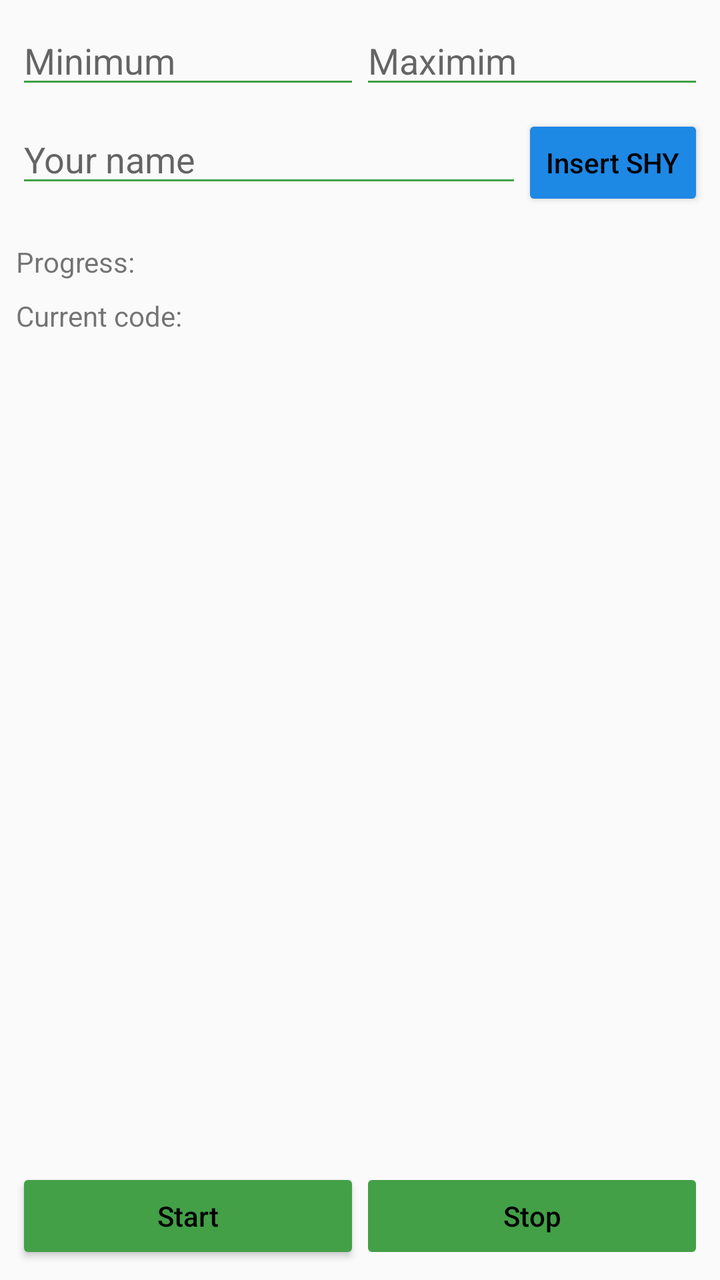
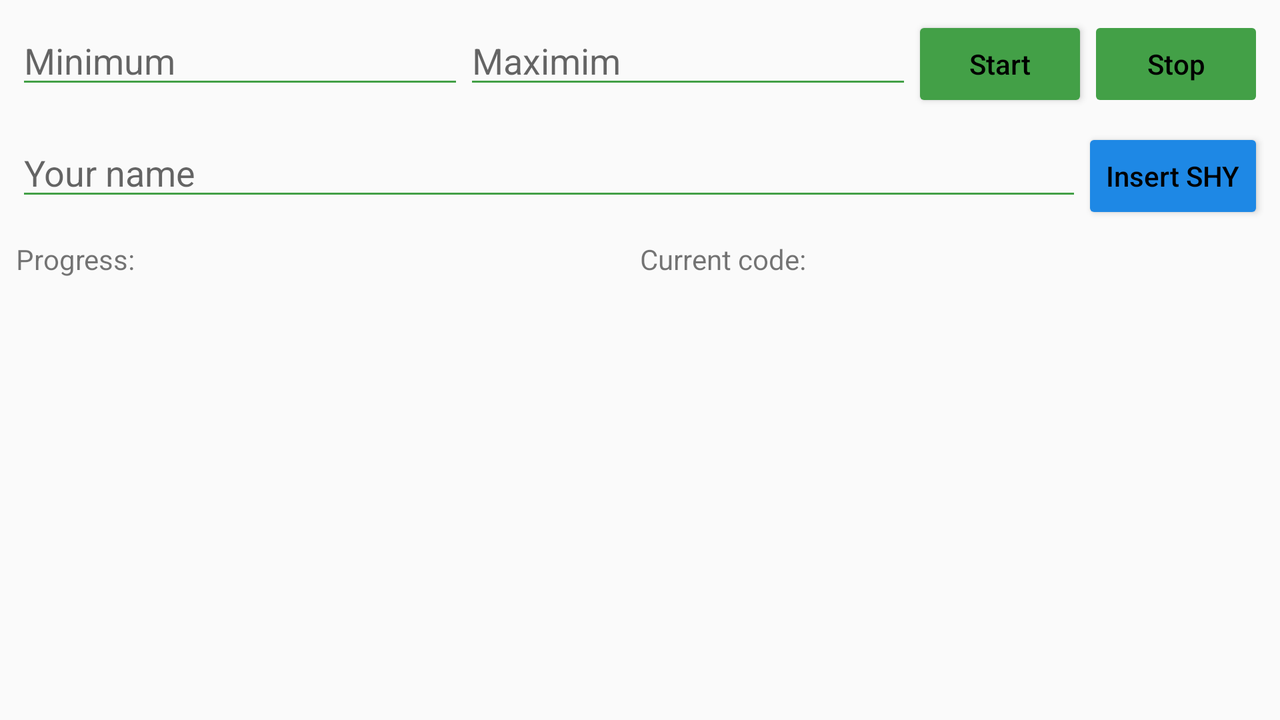

An Android layout and its configuration variant, each rendered on a device that would load it. The default file and the variant file are quoted in full after the pictures.
<!-- AndroidManifest.xml: application theme AppTheme -->
<!-- res/layout/activity_brute.xml -->
<?xml version="1.0" encoding="utf-8"?>
<androidx.constraintlayout.widget.ConstraintLayout xmlns:android="http://schemas.android.com/apk/res/android"
    xmlns:app="http://schemas.android.com/apk/res-auto"
    xmlns:tools="http://schemas.android.com/tools"
    android:layout_width="match_parent"
    android:layout_height="match_parent"
    android:padding="4dp"
    tools:context=".activity.BruteActivity">

    <LinearLayout
        android:id="@+id/layout_code_constraints"
        android:layout_width="0dp"
        android:layout_height="wrap_content"
        android:orientation="horizontal"
        android:padding="4dp"

        app:layout_constraintEnd_toEndOf="parent"
        app:layout_constraintStart_toStartOf="parent"
        app:layout_constraintTop_toTopOf="parent">

        <EditText
            android:id="@+id/edit_code_start"
            android:layout_width="0dp"
            android:layout_height="wrap_content"
            android:layout_weight="1"
            android:backgroundTint="@color/primary"
            android:hint="@string/edit_code_start"
            android:inputType="number" />

        <EditText
            android:id="@+id/edit_code_end"
            android:layout_width="0dp"
            android:layout_height="wrap_content"
            android:layout_weight="1"
            android:backgroundTint="@color/primary"
            android:hint="@string/edit_code_end"
            android:inputType="number" />

    </LinearLayout>

    <LinearLayout
        android:id="@+id/layout_name"
        android:layout_width="0dp"
        android:layout_height="wrap_content"
        android:orientation="horizontal"
        android:padding="4dp"

        app:layout_constraintEnd_toEndOf="parent"
        app:layout_constraintStart_toStartOf="parent"
        app:layout_constraintTop_toBottomOf="@id/layout_code_constraints">

        <EditText
            android:id="@+id/edit_name"
            android:layout_width="0dp"
            android:layout_height="wrap_content"
            android:layout_weight="1"
            android:backgroundTint="@color/primary"
            android:hint="@string/user_name"
            android:inputType="text" />

        <Button
            android:id="@+id/button_insert_shy"
            style="@style/Button.Secondary"
            android:layout_width="wrap_content"
            android:layout_height="wrap_content"
            android:text="@string/button_insert_shy"
            android:textAllCaps="false" />

    </LinearLayout>

    <TextView
        android:id="@+id/text_progress"
        android:layout_width="0dp"
        android:layout_height="wrap_content"
        android:layout_marginTop="8dp"
        android:padding="4dp"
        android:text="@string/text_progress"

        app:layout_constraintEnd_toEndOf="parent"
        app:layout_constraintStart_toStartOf="parent"
        app:layout_constraintTop_toBottomOf="@id/layout_name" />

    <TextView
        android:id="@+id/text_current_progress"
        android:layout_width="0dp"
        android:layout_height="wrap_content"
        android:padding="4dp"
        android:text="@string/text_current_brute_progress"

        app:layout_constraintEnd_toEndOf="parent"
        app:layout_constraintStart_toStartOf="parent"
        app:layout_constraintTop_toBottomOf="@id/text_progress" />

    <androidx.recyclerview.widget.RecyclerView
        android:id="@+id/recycler_brute_results"
        android:layout_width="0dp"
        android:layout_height="0dp"
        android:layout_marginTop="4dp"
        android:layout_marginBottom="4dp"

        app:layout_constraintBottom_toTopOf="@id/layout_buttons"
        app:layout_constraintEnd_toEndOf="parent"
        app:layout_constraintStart_toStartOf="parent"
        app:layout_constraintTop_toBottomOf="@id/text_current_progress"
        tools:listitem="@layout/brute_quiz_list_item" />

    <LinearLayout
        android:id="@+id/layout_buttons"
        android:layout_width="0dp"
        android:layout_height="wrap_content"
        android:orientation="horizontal"
        android:padding="4dp"

        app:layout_constraintBottom_toBottomOf="parent"
        app:layout_constraintEnd_toEndOf="parent"
        app:layout_constraintStart_toStartOf="parent">

        <Button
            android:id="@+id/button_start"
            style="@style/Button.Primary"
            android:layout_width="0dp"
            android:layout_height="wrap_content"
            android:layout_weight="1"
            android:text="@string/button_start"
            android:textAllCaps="false" />

        <Button
            android:id="@+id/button_stop"
            style="@style/Button.Primary"
            android:layout_width="0dp"
            android:layout_height="wrap_content"
            android:layout_weight="1"
            android:enabled="false"
            android:text="@string/button_stop"
            android:textAllCaps="false" />

    </LinearLayout>

</androidx.constraintlayout.widget.ConstraintLayout>
<!-- res/layout/brute_quiz_list_item.xml (included above) -->
<?xml version="1.0" encoding="utf-8"?>
<androidx.cardview.widget.CardView xmlns:android="http://schemas.android.com/apk/res/android"
    xmlns:app="http://schemas.android.com/apk/res-auto"
    xmlns:card_view="http://schemas.android.com/apk/res-auto"
    xmlns:tools="http://schemas.android.com/tools"
    android:id="@+id/card_view"
    android:layout_width="match_parent"
    android:layout_height="wrap_content"
    android:clickable="true"
    android:focusable="true"
    android:foreground="?android:attr/selectableItemBackground"
    android:padding="2dp"

    card_view:cardCornerRadius="4dp"
    card_view:cardElevation="4dp"
    card_view:cardUseCompatPadding="true">

    <androidx.constraintlayout.widget.ConstraintLayout
        android:layout_width="match_parent"
        android:layout_height="match_parent"
        android:background="@drawable/border"
        android:orientation="horizontal"
        android:padding="8dp">

        <TextView
            android:id="@+id/text_quiz_title"
            android:layout_width="0dp"
            android:layout_height="wrap_content"
            android:text="@string/text_quiz_title"

            app:layout_constraintEnd_toEndOf="parent"
            app:layout_constraintStart_toStartOf="parent"
            app:layout_constraintTop_toTopOf="parent" />

        <TextView
            android:id="@+id/text_quiz_code"
            android:layout_width="0dp"
            android:layout_height="wrap_content"
            android:layout_marginTop="4dp"
            android:gravity="center"
            android:text="@string/text_quiz_code"

            app:layout_constraintEnd_toEndOf="parent"
            app:layout_constraintStart_toStartOf="parent"
            app:layout_constraintTop_toBottomOf="@id/text_quiz_title" />

    </androidx.constraintlayout.widget.ConstraintLayout>

</androidx.cardview.widget.CardView>
<!-- resources referenced by this layout -->
<resources>
  <color name="primary">#43a047</color>
  <!-- drawable border (drawable-v24) -->
  <?xml version="1.0" encoding="utf-8"?>
  <shape xmlns:android="http://schemas.android.com/apk/res/android"
      android:shape="rectangle">
  
      <solid android:color="@android:color/white" />
  
      <corners android:radius="4dp" />
  
      <stroke
          android:width="2dip"
          android:color="@android:color/darker_gray" />
  </shape>
  <string name="button_insert_shy">Insert SHY</string>
  <string name="button_start">Start</string>
  <string name="button_stop">Stop</string>
  <string name="edit_code_end">Maximim</string>
  <string name="edit_code_start">Minimum</string>
  <string name="text_current_brute_progress">Current code:</string>
  <string name="text_progress">Progress:</string>
  <string name="text_quiz_code">Quiz code:</string>
  <string name="text_quiz_title">Quiz title</string>
  <string name="user_name">Your name</string>
  <style name="Button.Primary" parent="Widget.AppCompat.Button.Colored">
          <item name="android:backgroundTint">@color/primary</item>
          <item name="android:tint">@color/primary</item>
          <item name="android:textColor">@color/black</item>
      </style>
  <style name="Button.Secondary" parent="Widget.AppCompat.Button.Colored">
          <item name="android:backgroundTint">@color/secondary</item>
          <item name="android:tint">@color/secondary</item>
          <item name="android:textColor">@color/black</item>
      </style>
  <style name="AppTheme" parent="Theme.AppCompat.Light.NoActionBar">
          <item name="colorPrimary">@color/primary</item>
          <item name="colorPrimaryDark">@color/primaryDark</item>
          <item name="colorAccent">@color/accent</item>
  
          <item name="titleTextColor">@color/black</item>
      </style>
  <color name="black">#000000</color>
  <color name="secondary">#1e88e5</color>
  <color name="primaryDark">#00701a</color>
  <color name="accent">#f4511e</color>
</resources>
<!-- res/layout-land/activity_brute.xml (the author's variant of the layout above) -->
<!-- drawn on the phone turned sideways -->
<?xml version="1.0" encoding="utf-8"?>
<androidx.constraintlayout.widget.ConstraintLayout xmlns:android="http://schemas.android.com/apk/res/android"
    xmlns:app="http://schemas.android.com/apk/res-auto"
    xmlns:tools="http://schemas.android.com/tools"
    android:layout_width="match_parent"
    android:layout_height="match_parent"
    android:padding="4dp"
    tools:context=".activity.BruteActivity">

    <LinearLayout
        android:id="@+id/layout_code_constraints"
        android:layout_width="0dp"
        android:layout_height="wrap_content"
        android:orientation="horizontal"
        android:padding="4dp"

        app:layout_constraintEnd_toEndOf="parent"
        app:layout_constraintStart_toStartOf="parent"
        app:layout_constraintTop_toTopOf="parent">

        <EditText
            android:id="@+id/edit_code_start"
            android:layout_width="0dp"
            android:layout_height="wrap_content"
            android:layout_weight="1"
            android:backgroundTint="@color/primary"
            android:hint="@string/edit_code_start"
            android:inputType="number" />

        <EditText
            android:id="@+id/edit_code_end"
            android:layout_width="0dp"
            android:layout_height="wrap_content"
            android:layout_weight="1"
            android:backgroundTint="@color/primary"
            android:hint="@string/edit_code_end"
            android:inputType="number" />

        <Button
            android:id="@+id/button_start"
            style="@style/Button.Primary"
            android:layout_width="wrap_content"
            android:layout_height="wrap_content"
            android:text="@string/button_start"
            android:textAllCaps="false" />

        <Button
            android:id="@+id/button_stop"
            style="@style/Button.Primary"
            android:layout_width="wrap_content"
            android:layout_height="wrap_content"
            android:enabled="false"
            android:text="@string/button_stop"
            android:textAllCaps="false" />

    </LinearLayout>

    <LinearLayout
        android:id="@+id/layout_name"
        android:layout_width="0dp"
        android:layout_height="wrap_content"
        android:orientation="horizontal"
        android:padding="4dp"

        app:layout_constraintEnd_toEndOf="parent"
        app:layout_constraintStart_toStartOf="parent"
        app:layout_constraintTop_toBottomOf="@id/layout_code_constraints">

        <EditText
            android:id="@+id/edit_name"
            android:layout_width="0dp"
            android:layout_height="wrap_content"
            android:layout_weight="1"
            android:backgroundTint="@color/primary"
            android:hint="@string/user_name"
            android:inputType="text" />

        <Button
            android:id="@+id/button_insert_shy"
            style="@style/Button.Secondary"
            android:layout_width="wrap_content"
            android:layout_height="wrap_content"
            android:text="@string/button_insert_shy"
            android:textAllCaps="false" />

    </LinearLayout>

    <LinearLayout
        android:id="@+id/layout_progress"
        android:layout_width="0dp"
        android:layout_height="wrap_content"
        android:orientation="horizontal"
        android:padding="4dp"

        app:layout_constraintEnd_toEndOf="parent"
        app:layout_constraintStart_toStartOf="parent"
        app:layout_constraintTop_toBottomOf="@id/layout_name">

        <TextView
            android:id="@+id/text_progress"
            android:layout_width="0dp"
            android:layout_height="wrap_content"
            android:layout_weight="1"
            android:text="@string/text_progress" />

        <TextView
            android:id="@+id/text_current_progress"
            android:layout_width="0dp"
            android:layout_height="wrap_content"
            android:layout_weight="1"
            android:text="@string/text_current_brute_progress" />

    </LinearLayout>

    <androidx.recyclerview.widget.RecyclerView
        android:id="@+id/recycler_brute_results"
        android:layout_width="0dp"
        android:layout_height="0dp"
        android:layout_marginTop="4dp"

        app:layout_constraintBottom_toBottomOf="parent"
        app:layout_constraintEnd_toEndOf="parent"
        app:layout_constraintStart_toStartOf="parent"
        app:layout_constraintTop_toBottomOf="@id/layout_progress"
        tools:listitem="@layout/brute_quiz_list_item" />

</androidx.constraintlayout.widget.ConstraintLayout>
